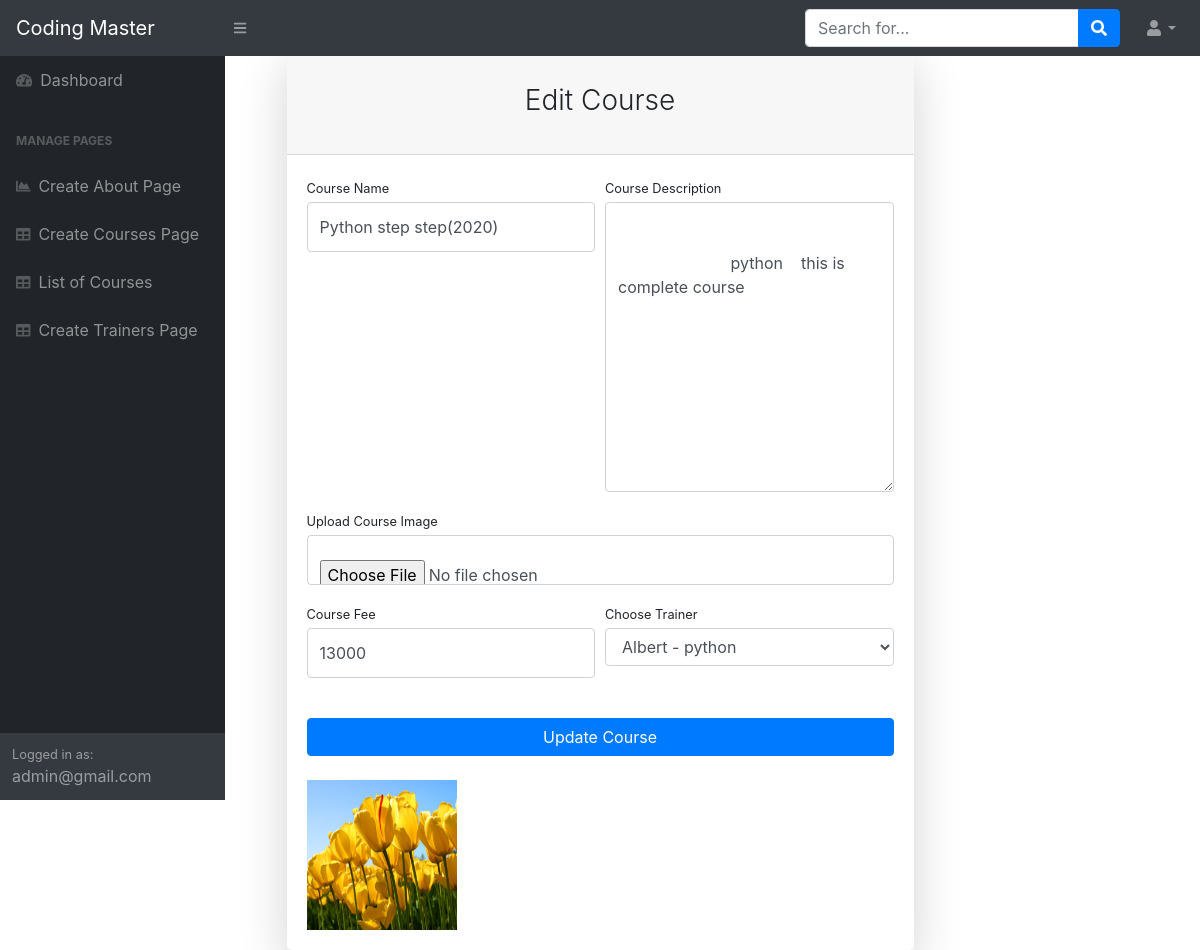
Page /admin/edit.php?id=8 (signed in) on the committed database.
### tables this page shows
CREATE TABLE `courses` (
  `id` int(11) NOT NULL,
  `course_name` varchar(250) NOT NULL,
  `description` text NOT NULL,
  `course_fee` int(11) NOT NULL,
  `course_image` varchar(250) NOT NULL,
  `trainer_id` int(11) NOT NULL
);

### admin/DB.php (called while the page is built, shortened)
<?php
class DB {
    private $password;
    private $databasename;
    private $server;
    private $connection;
    function __construct(){
        $this->username = 'root';
        $this->password = '';
        $this->databasename = 'coding_master';
        $this->server = 'localhost';
    }
    function connect(){
        $this->connection = mysqli_connect($this->server, $this->username, $this->password, $this->databasename);
    }
    function get_trainer(){
        $sql = "SELECT * FROM trainers";
        $result = mysqli_query($this->connection, $sql);
        if($result == true){
            $data=[];
            while($row = mysqli_fetch_assoc($result)){
                $data[] = $row;
            }
        }
        return $data;
    }
    function get_one_course($course_id){
        $sql = "SELECT a.id, a.course_name, a.course_fee, a.course_image, a.description, b.name FROM courses a LEFT JOIN trainers b ON a.trainer_id = b.id
        WHERE a.id = '$course_id'";
        $result = mysqli_query($this->connection, $sql);
        $row = mysqli_fetch_assoc($result);
        return $row;
    }
}
$db_object = new DB();
?>

### admin/edit.php (the view, shortened to what this page needs)
<?php
     require('header.php');
     require('left_panel.php');
    require("DB.php");
    $course_id = $_GET['id'];
    if(is_numeric($course_id)){
       $course_detail = $db_object->get_one_course($course_id);
    }
    $trainers = $db_object->get_trainer();
?>
<div class="container">
<div class="row justify-content-center">
<div class="col-lg-7">
    <div class="card shadow-lg border-0 rounded-lg mt-5">
        <div class="card-header"><h3 class="text-center font-weight-light my-4">Edit Course</h3>
        </div>
        <div class="card-body">
            <form method="post" action="" enctype="multipart/form-data">
                <div class="form-row">
                    <div class="col-md-6">
                        <div class="form-group">
                            <label class="small mb-1" for="title">Course Name</label>
                            <input name="course_name" class="form-control py-4" type="text"
                             value="<?=$course_detail['course_name']?>" placeholder="Enter Page Title" required/>
                        </div>
                    </div>
                    <div class="col-md-6">
                        <div class="form-group">
                            <label class="small mb-1" for="description">Course Description</label>
                            <textarea name="description" class="form-control py-4" cols="30" rows="10" required placeholder="Enter Page Description">
                                <?=$course_detail['description']?>
                            </textarea>
                        </div>
                    </div>
                </div>
                <div class="form-group">
                    <label class="small mb-1" for="about_image">Upload Course Image</label>
                    <input type="file" name="course_image" class="form-control py-4" aria-describedby="emailHelp"/>
                </div>
                <div class="form-row">
                    <div class="col-md-6">
                        <div class="form-group">
                            <label class="small mb-1" for="no_students">Course Fee</label>
                            <input name="course_fee" class="form-control py-4" type="number"
                            value="<?=$course_detail['course_fee']?>" required  />
                        </div>
                    </div>
                    <div class="col-md-6">
                        <div class="form-group">
                            <label class="small mb-1" for="no_courses">Choose Trainer</label>
                            <select name="trainer_id" class="form-control" required>
                                <?php  foreach($trainers as $one){
                                    if($one['name'] == $course_detail['name']){  ?>
                                        <option value="<?=$one['id']?>" selected> <?php echo $one['name'],' - ' , $one['domain']?> </option>
                                    <?php }else{ ?>
                                        <option value="<?=$one['id']?>"> <?php echo $one['name'],' - ' , $one['domain']?> </option>
                                    <?php } ?>
                                <?php } ?>
                            </select>
                        </div>
                    </div>
                </div>
                <div class="form-group mt-4 mb-0">
                    <input type="submit" name="submit" class="btn btn-primary btn-block" value="Update Course">
                </div>
                <div class="form-group mt-4 mb-0">
                    <img src="images/<?=$course_detail['course_image']?>" width="150" height="150" alt="course image">
                </div>
            </form>
        </div>
    </div>
</div>
</div>
</div>

### rows in the picture
courses: course_name "Python step step(2020)", description "python this is complete course", course_fee "13000", course_image (picture)

### other values in the picture
$_SESSION['email'] "admin@gmail.com"
form field trainer_id "Albert - python"
